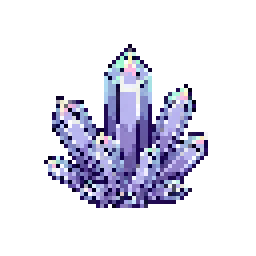
#> input picture asset/alchemy_material.png, 64 x 64 px (shown 4 times larger)
$ python -i animation_frame_postprocess.py   (imports and definitions only)
#> lines starting #> are read from the running program, lines starting #| are printed output that depends on the picture; after the words box and inside, x2 and y2 are one past the last pixel; in counts of white or black regions, pixels touching at a corner belong together
#!/usr/bin/env python3
# -*- coding: utf-8 -*-
"""
Pixel Eternal - 精灵动画帧后处理与校验
- 黑/白底边缘 flood 抠透明
- 仅保留最大连通角色区域（剔除多角色/精灵表误生成）
- 按基准帧统一缩放与脚点/中心对齐
"""
from __future__ import annotations

import base64
import io
from collections import deque
from dataclasses import dataclass
from typing import List, Optional, Tuple

try:
    from PIL import Image
except ImportError:
    Image = None  # type: ignore

CHROMA_THRESHOLD = int(__import__("os").environ.get("PE_CHROMA_KEY_THRESHOLD", "18"))
MIN_BLOB_AREA_RATIO = 0.008
MAX_BLOB_COUNT = 1
MAX_AREA_RATIO_DEV = 0.38
MAX_HEIGHT_RATIO_DEV = 0.28
MIN_POSE_DIFF_RATIO = float(__import__("os").environ.get("PE_ANIM_MIN_POSE_DIFF", "0.055"))


@dataclass
class FrameStats:
    bbox: Tuple[int, int, int, int]
    area: int
    foot_y: int
    center_x: float
    blob_count: int


def _ensure_rgba(img: "Image.Image") -> "Image.Image":
    return img.convert("RGBA")


# [39 lines left out: functions _is_chroma, chroma_key_transparent, not called in this run]


def _find_blobs(alpha) -> List[Tuple[int, Tuple[int, int, int, int]]]:
    w, h = alpha.size
    data = alpha.load()
    seen = [[False] * w for _ in range(h)]
    blobs: List[Tuple[int, Tuple[int, int, int, int]]] = []
    min_area = max(16, int(w * h * MIN_BLOB_AREA_RATIO))

    for sy in range(h):
        for sx in range(w):
            if seen[sy][sx] or data[sx, sy] < 32:
                continue
            q: deque = deque([(sx, sy)])
            seen[sy][sx] = True
            min_x = max_x = sx
            min_y = max_y = sy
            area = 0
            while q:
                x, y = q.popleft()
                area += 1
                min_x = min(min_x, x)
                max_x = max(max_x, x)
                min_y = min(min_y, y)
                max_y = max(max_y, y)
                for nx, ny in ((x - 1, y), (x + 1, y), (x, y - 1), (x, y + 1)):
                    if 0 <= nx < w and 0 <= ny < h and not seen[ny][nx] and data[nx, ny] >= 32:
                        seen[ny][nx] = True
                        q.append((nx, ny))
            if area >= min_area:
                blobs.append((area, (min_x, min_y, max_x + 1, max_y + 1)))
    blobs.sort(key=lambda x: -x[0])
    return blobs


def extract_largest_character(img: "Image.Image") -> "Image.Image":
    img = _ensure_rgba(img)
    alpha = img.split()[-1]
    blobs = _find_blobs(alpha)
    if not blobs:
        return img
    _area, bbox = blobs[0]
    cropped = img.crop(bbox)
    out = Image.new("RGBA", img.size, (0, 0, 0, 0))
    ox = (img.width - cropped.width) // 2
    oy = img.height - cropped.height - max(0, (img.height - cropped.height) // 8)
    out.paste(cropped, (ox, oy), cropped)
    return out


# [284 lines left out: functions analyze_frame, validate_against_reference, frame_lower_body_diff, validate_pose_changed, front_foot_depth, validate_front_walk_lead and 7 more, not called in this run]


def image_to_b64(img: "Image.Image") -> str:
    return base64.standard_b64encode(image_to_png_bytes(img)).decode("ascii")

>>> from PIL import Image
>>> picture = Image.open('../asset/alchemy_material.png')
#> picture is the input picture: PIL image 64x64 RGBA; mean R, G, B, A 31.5, 30.8, 42.7, 61.8
>>> result = extract_largest_character(picture)
#> in extract_largest_character, `alpha = img.split()[-1]`:
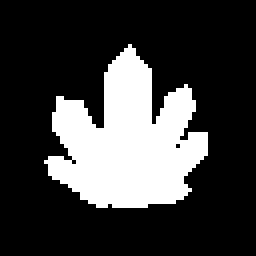
#> alpha: PIL image 64x64 L (shown 4 times larger); 24.2% white; 1 white region, box (x1, y1, x2, y2) and area: (11, 11, 52, 52) 993
#> in extract_largest_character, `blobs = _find_blobs(alpha)`: blobs = [(993, (11, 11, 52, 52))]
#> in extract_largest_character, `_area, bbox = blobs[0]`: bbox = (11, 11, 52, 52)
#> in extract_largest_character, `cropped = img.crop(bbox)`:
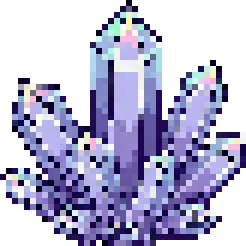
#> cropped: PIL image 41x41 RGBA (shown 6 times larger); mean R, G, B, A 76.5, 74.9, 104, 150.6; transparent parts drawn white
#> in extract_largest_character, `out = Image.new("RGBA", img.size, (0, 0, 0, 0))`: out: PIL image 64x64 RGBA; every value is 0
#> in extract_largest_character, `out.paste(cropped, (ox, oy), cropped)`:
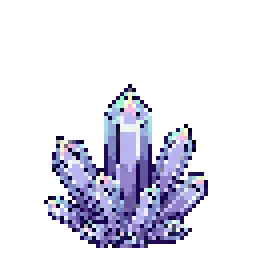
#> out: PIL image 64x64 RGBA (shown 4 times larger); mean R, G, B, A 31.4, 30.7, 42.6, 61.8; transparent parts drawn white

$ run again, on asset/cooldownReduction.png
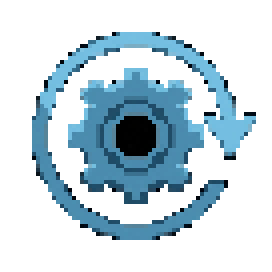
#> input picture asset/cooldownReduction.png, 68 x 68 px (shown 4 times larger)
#> picture is the input picture: PIL image 68x68 RGBA; mean R, G, B, A 22.9, 41, 50.4, 81.5
#> in extract_largest_character, `alpha = img.split()[-1]`:
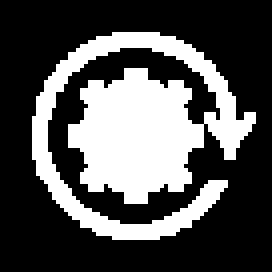
#> alpha: PIL image 68x68 L (shown 4 times larger); 31.9% white; 1 white region, box (x1, y1, x2, y2) and area: (8, 8, 64, 60) 1477
#> in extract_largest_character, `blobs = _find_blobs(alpha)`: blobs = [(804, (17, 17, 51, 51)), (673, (8, 8, 64, 60))]
#> bbox = (17, 17, 51, 51)
#> in extract_largest_character, `out.paste(cropped, (ox, oy), cropped)`:
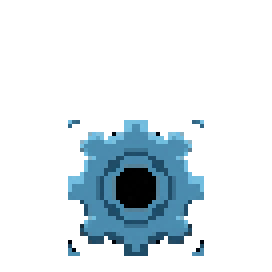
#> out: PIL image 68x68 RGBA (shown 4 times larger); mean R, G, B, A 11.4, 20.9, 26, 45.6; transparent parts drawn white
